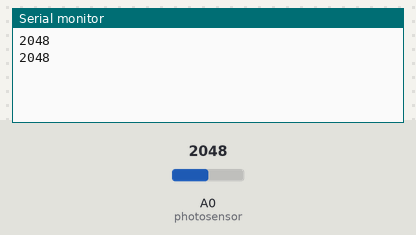
This sketch was run on a simulated Particle Photon. Shown: the last lines printed to the serial monitor. The inputs (shaded band) are chosen by the test bench; at power-on: A0 (photosensor) = 2048.

Above: at 5.8 s.
5.9 s: A0 (photosensor) set to 2866
At 11.2 s:
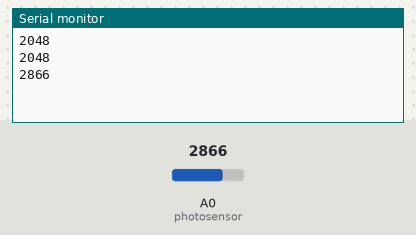
11.9 s: A0 (photosensor) set to 3603
At 16.2 s:
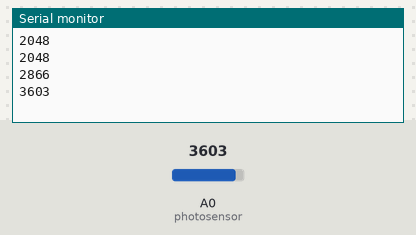
Timing chart, 0 to 17.7 s (numbered marks = the images above; inputs shaded):
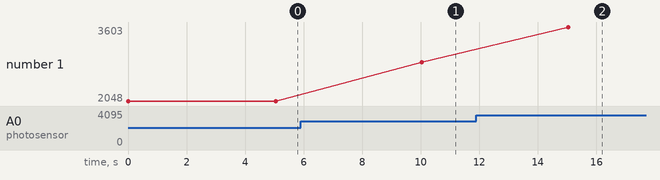

The sketch:

light.ino
```cpp
int photosensor = A0; // This is where your photoresistor or phototransistor is plugged in. The other side goes to the "power" pin (below).

int analogvalue; // Here we are declaring the integer variable analogvalue, which we will use later to store the value of the photoresistor or phototransistor.

bool shouldNotify = true;

// Next we go into the setup function.

void setup() {
    // This is here to allow for debugging using the USB serial port
    Serial.begin();

    // First, declare all of our pins. This lets our device know which ones will be used for outputting voltage, and which ones will read incoming voltage.


    // We are going to declare a Particle.variable() here so that we can access the value of the photosensor from the cloud.
    Particle.variable("analogvalue", &analogvalue, INT);
    // This is saying that when we ask the cloud for "analogvalue", this will reference the variable analogvalue in this app, which is an integer variable.


}


// Next is the loop function...

void loop() {

    // check to see what the value of the photoresistor or phototransistor is and store it in the int variable analogvalue
    analogvalue = analogRead(photosensor);

    // This prints the value to the USB debugging serial port (for optional debugging purposes)
    Serial.printlnf("%d", analogvalue);

    String Light = String(analogvalue);

    int max = 200;


    if (analogvalue > max )
    {


        if (shouldNotify)
        {
            shouldNotify = false;
            Particle.publish("lightlevel", Light, PRIVATE);
            Particle.publish("lightlevel", "Sunlight", PRIVATE);
        }
    }
    else if (analogvalue <= max)
    {


        if (!shouldNotify)
        {
            shouldNotify = true;
            Particle.publish("lightlevel", Light, PRIVATE);
            Particle.publish("lightlevel", "NoSunlight", PRIVATE);
        }
    }


    // This delay is just to prevent overflowing the serial buffer, plus we really don't need to read the sensor more than
    // 10 times per second (100 millisecond delay)
    delay(5000);
}


    
```

Measured:
- after the input at 5.9 s, the serial monitor: prints a new line after 4.1 s (image 1)
- after the input at 11.9 s, the serial monitor: prints a new line after 3.1 s (image 2)
- plotted number 1: 2048 → 2866 after the input at 5.9 s, 2866 → 3603 after the input at 11.9 s
